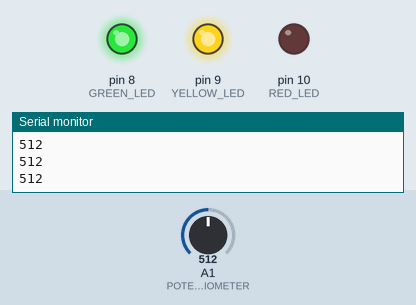
Bench run of a sketch on a simulated Arduino Uno, built with avr-gcc and run on an emulated ATmega328P. On the bench: output pins drawn as LEDs (lit = HIGH), the last lines printed to the serial monitor. Inputs (shaded band) come from the test bench; at power-on: A1 (POTENTIOMETER) = 512.

Above: at 1.2 s.
1.3 s: A1 (POTENTIOMETER) set to 340
At 2.5 s:
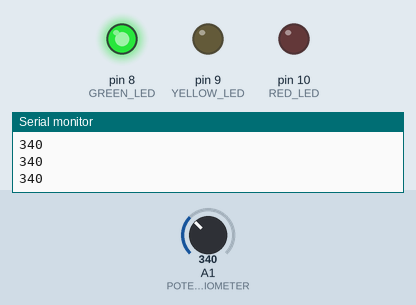
2.8 s: A1 (POTENTIOMETER) set to 0
At 3.8 s:
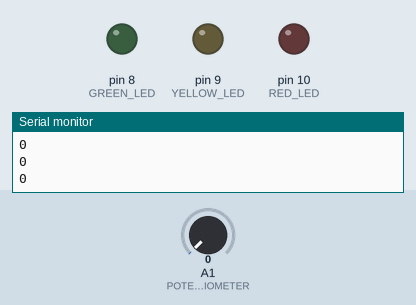
4.3 s: A1 (POTENTIOMETER) set to 710
At 4.9 s:
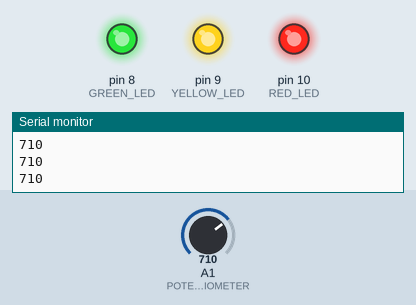
5.8 s: A1 (POTENTIOMETER) set to 686
At 6.2 s:
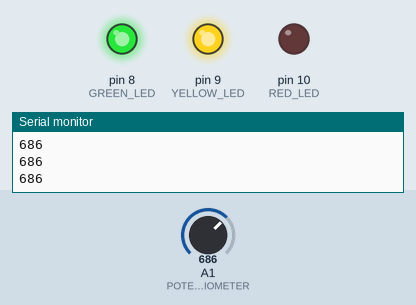
7.3 s: A1 (POTENTIOMETER) set to 716
At 8.4 s:
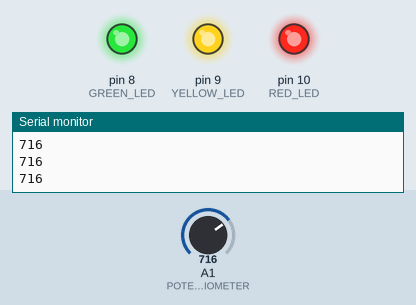
Timing chart, 0 to 9.8 s (numbered marks = the images above; inputs shaded):
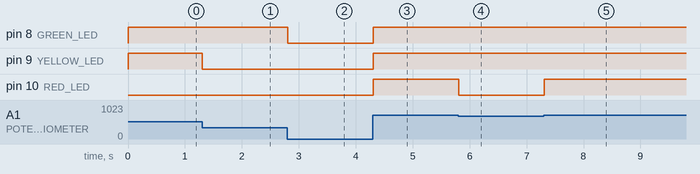

The sketch:

ADC_Potencjometr.ino
```cpp
// (licence header left out)
#define BAUDRATE 9600
#define GREEN_LED 8
#define YELLOW_LED 9
#define RED_LED 10
#define POTENTIOMETER A1

int pot_value;

void setup(){
    Serial.begin(BAUDRATE);
    pinMode(GREEN_LED, OUTPUT);
    pinMode(YELLOW_LED, OUTPUT);
    pinMode(RED_LED, OUTPUT);
    pinMode(POTENTIOMETER, INPUT);
}

void loop(){
    pot_value = analogRead(POTENTIOMETER);
    Serial.println(pot_value);
    if(pot_value == 0){
        digitalWrite(GREEN_LED,LOW);
        digitalWrite(YELLOW_LED,LOW);
        digitalWrite(RED_LED,LOW);
    }
    else if(pot_value < 350 && pot_value > 0){
        digitalWrite(GREEN_LED,HIGH);
        digitalWrite(YELLOW_LED,LOW);
        digitalWrite(RED_LED,LOW);
    }
    else if(pot_value >350 && pot_value < 700){
        digitalWrite(GREEN_LED,HIGH);
        digitalWrite(YELLOW_LED,HIGH);
        digitalWrite(RED_LED,LOW);
    }
    else {
        digitalWrite(GREEN_LED,HIGH);
        digitalWrite(YELLOW_LED,HIGH);
        digitalWrite(RED_LED,HIGH);
    }
}
```

Measured:
- the behaviour switches between 700 and 699 on A1 (POTENTIOMETER) (found by bisection; images 3 and 4)
- after the input at 1.3 s, pin 9 (YELLOW_LED): HIGH → LOW at once
- after the input at 2.8 s, pin 8 (GREEN_LED): HIGH → LOW at once
- after the input at 4.3 s, pin 8 (GREEN_LED), pin 9 (YELLOW_LED), pin 10 (RED_LED): LOW → HIGH at once
- after the input at 5.8 s, pin 10 (RED_LED): HIGH → LOW at once
- after the input at 7.3 s, pin 10 (RED_LED): LOW → HIGH at once
